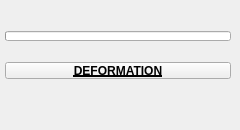
<?xml version="1.0" encoding="UTF-8"?>
<ui version="4.0">
 <class>QtUi</class>
 <widget class="QMainWindow" name="QtUi">
  <property name="enabled">
   <bool>true</bool>
  </property>
  <property name="geometry">
   <rect>
    <x>0</x>
    <y>0</y>
    <width>240</width>
    <height>130</height>
   </rect>
  </property>
  <property name="minimumSize">
   <size>
    <width>0</width>
    <height>0</height>
   </size>
  </property>
  <property name="maximumSize">
   <size>
    <width>999</width>
    <height>999</height>
   </size>
  </property>
  <property name="windowTitle">
   <string>Toolkit</string>
  </property>
  <property name="tabShape">
   <enum>QTabWidget::Triangular</enum>
  </property>
  <property name="dockNestingEnabled">
   <bool>true</bool>
  </property>
  <property name="dockOptions">
   <set>QMainWindow::AllowNestedDocks|QMainWindow::AllowTabbedDocks|QMainWindow::AnimatedDocks|QMainWindow::ForceTabbedDocks</set>
  </property>
  <widget class="QWidget" name="mainWindow">
   <widget class="QWidget" name="layoutWidget_2">
    <property name="geometry">
     <rect>
      <x>5</x>
      <y>10</y>
      <width>226</width>
      <height>91</height>
     </rect>
    </property>
    <layout class="QGridLayout" name="gridLayout_2">
     <property name="spacing">
      <number>0</number>
     </property>
     <item row="0" column="1" colspan="2">
      <widget class="TkProgressBar" name="progressBar">
       <property name="sizePolicy">
        <sizepolicy hsizetype="Ignored" vsizetype="Fixed">
         <horstretch>0</horstretch>
         <verstretch>0</verstretch>
        </sizepolicy>
       </property>
       <property name="minimumSize">
        <size>
         <width>0</width>
         <height>10</height>
        </size>
       </property>
       <property name="maximumSize">
        <size>
         <width>16777215</width>
         <height>10</height>
        </size>
       </property>
       <property name="value">
        <number>0</number>
       </property>
       <property name="textVisible">
        <bool>false</bool>
       </property>
      </widget>
     </item>
     <item row="2" column="1" colspan="2">
      <layout class="QHBoxLayout" name="horizontalLayout">
       <item>
        <layout class="QVBoxLayout" name="verticalLayout">
         <property name="spacing">
          <number>0</number>
         </property>
        </layout>
       </item>
       <item>
        <layout class="QVBoxLayout" name="verticalLayout_2">
         <property name="spacing">
          <number>0</number>
         </property>
        </layout>
       </item>
      </layout>
     </item>
     <item row="1" column="1" colspan="2">
      <widget class="TkPushButton_Draggable" name="pin">
       <property name="minimumSize">
        <size>
         <width>19</width>
         <height>17</height>
        </size>
       </property>
       <property name="maximumSize">
        <size>
         <width>999</width>
         <height>17</height>
        </size>
       </property>
       <property name="font">
        <font>
         <weight>75</weight>
         <bold>true</bold>
         <underline>true</underline>
        </font>
       </property>
       <property name="text">
        <string>DEFORMATION</string>
       </property>
       <property name="checkable">
        <bool>true</bool>
       </property>
      </widget>
     </item>
    </layout>
   </widget>
  </widget>
 </widget>
 <customwidgets>
  <customwidget>
   <class>TkPushButton_Draggable</class>
   <extends>QPushButton</extends>
   <header>widgets.tkpushbuttondraggable.h</header>
  </customwidget>
  <customwidget>
   <class>TkProgressBar</class>
   <extends>QProgressBar</extends>
   <header>widgets.tkprogressbar.h</header>
  </customwidget>
 </customwidgets>
 <resources/>
 <connections/>
 <designerdata>
  <property name="gridDeltaX">
   <number>5</number>
  </property>
  <property name="gridDeltaY">
   <number>5</number>
  </property>
  <property name="gridSnapX">
   <bool>true</bool>
  </property>
  <property name="gridSnapY">
   <bool>true</bool>
  </property>
  <property name="gridVisible">
   <bool>true</bool>
  </property>
 </designerdata>
</ui>
